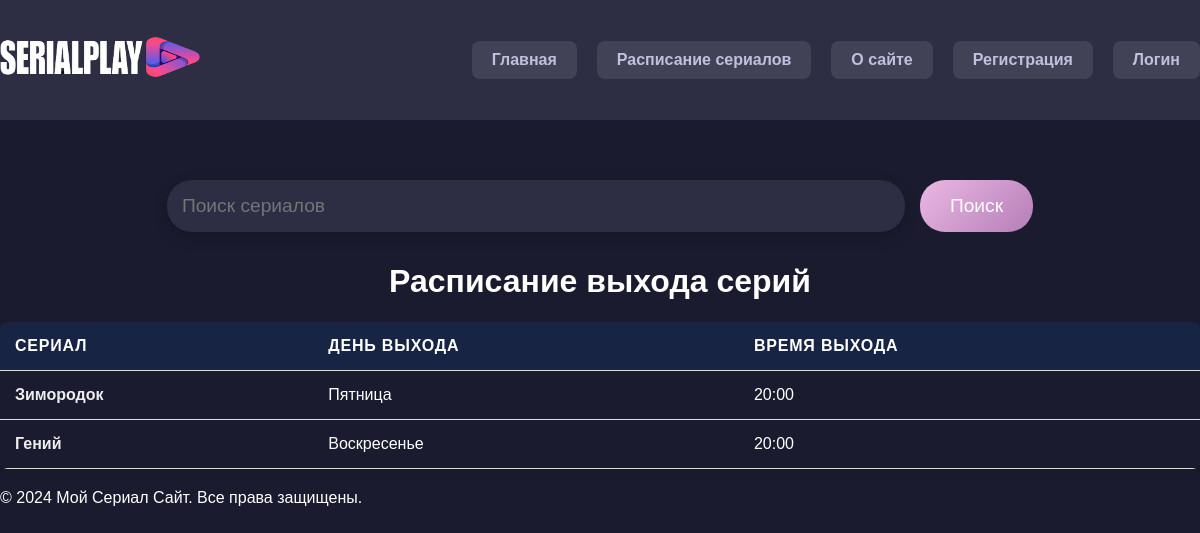
Page /schedule/ on the committed database.
### app_serires/models.py (models this page shows, shortened)
class ReleaseSchedule(models.Model):
    DAYS_OF_WEEK = [
        ('mon', 'Понедельник'),
        ('tue', 'Вторник'),
        ('wed', 'Среда'),
        ('thu', 'Четверг'),
        ('fri', 'Пятница'),
        ('sat', 'Суббота'),
        ('sun', 'Воскресенье'),
    ]
    series = models.ForeignKey(Series, on_delete=models.CASCADE, related_name='release_schedules')
    release_day = models.CharField(max_length=3, choices=DAYS_OF_WEEK, default='mon')
    release_time = models.TimeField()  # Время выхода серии

class Series(models.Model):
    title = models.CharField(max_length=255)
    description = models.TextField()
    genres = models.ManyToManyField(Genre, related_name='series')
    country = models.ForeignKey(Country, on_delete=models.SET_NULL, null=True)
    popularity = models.PositiveIntegerField(default=0)
    poster_url = models.URLField(blank=True)
    rating = models.FloatField(default=0)
    release_year = models.PositiveIntegerField(null=True, blank=True)
    clicks = models.IntegerField(default=0)

### app_serires/views.py (the view)
# urls.py: path('schedule/', views.schedule_view, name='schedule'),
def schedule_view(request):
    schedules = ReleaseSchedule.objects.select_related('series').all()
    return render(request, 'schedule.html', {'schedules': schedules})

### templates/schedule.html (shortened to what this page needs)
{% extends 'base.html' %}
{% block content %}
<h1 style="text-align: center; color: #ffffff;">Расписание выхода серий</h1>
<table>
    <thead>
        <tr>
            <th>Сериал</th>
            <th>День выхода</th>
            <th>Время выхода</th>
        </tr>
    </thead>
    <tbody>
        {% for schedule in schedules %}
        <tr>
            <td><a href="{% url 'series_detail' schedule.series.id %}">{{ schedule.series.title }}</a></td>
            <td>{{ schedule.get_release_day_display }}</td>
            <td>{{ schedule.release_time|date:"H:i" }}</td>
        </tr>
        {% endfor %}
    </tbody>
</table>
{% endblock %}

### templates/base.html (shortened to what this page needs)
{% load static %}
<!DOCTYPE html>
<html lang="ru">
<head>
    <link rel="stylesheet" href="{% static 'css/base.css' %}">
</head>
<body>
    <nav class="navbar">
        <div class="container">
            <a href="{% url 'home' %}" class="navbar-brand">
                <img src="{% static 'images/logo1.png' %}" alt="SerialPlay Logo" style="height: 40px; width: 200px;">
            </a>
            <ul class="navbar-nav">
                <li><a href="{% url 'home' %}">Главная</a></li>
                <li><a href="{% url 'schedule' %}">Расписание сериалов</a></li>
                <li><a href="{% url 'about' %}">О сайте</a></li>
                {% if not user.is_authenticated %}
                    <li><a href="{% url 'register' %}">Регистрация</a></li>
                    <li><a href="{% url 'login' %}">Логин</a></li>
                {% else %}
                    <li><span>Привет, {{ user.username }}!</span></li>
                    <li><a href="{% url 'logout' %}">Выход</a></li>
                {% endif %}
            </ul>
        </div>
    </nav>
<form class="search-form" id="search-form">
    <input type="text" name="q" id="search-input" placeholder="Поиск сериалов" aria-label="Search" required>
    <button type="submit">Поиск</button>
</form>
    <div class="container">
        {% block content %}
        {% endblock %}
    </div>
    <footer>
        <div class="container">
            <p>&copy; 2024 Мой Сериал Сайт. Все права защищены.</p>
        </div>
    </footer>
</body>
</html>

### static/css/base.css (style rules this page uses)
body { background-color: #1b1b2f; color: #ffffff; font-family: 'Arial', sans-serif; margin: 0; padding: 0; }
.navbar { background-color: #2d2d44; padding: 15px 0; position: relative; }
.navbar .container { display: flex; justify-content: space-between; align-items: center; flex-wrap: wrap; }
.navbar-brand { color: #ffffff; font-size: 1.5em; text-transform: uppercase; text-decoration: none; margin-right: 20px; }
.navbar-nav { list-style: none; display: flex; gap: 20px; flex-wrap: wrap; }
.navbar-nav li a { color: #c0c0df; text-decoration: none; font-size: 1em; padding: 5px 10px; }
.search-form { display: flex; justify-content: center; margin-top: 50px; padding: 10px; }
.search-form input[type="text"] { width: 60%; padding: 15px; border: none; border-radius: 25px; background-color: #2d2d44; color: #ffffff; font-size: 1.2em; box-shadow: 0 5px 15px rgba(0, 0, 0, 0.2); outline: none; transition: width 0.4s ease; }
.search-form button { padding: 15px 30px; margin-left: 15px; border: none; border-radius: 25px; background-color: #ff79c6; color: #ffffff; font-size: 1.2em; cursor: pointer; transition: background-color 0.3s ease, transform 0.3s ease; }

### templates/schedule.html (style rules this page uses)
table { width: 100%; border-collapse: collapse; margin: 20px 0; background-color: transparent; box-shadow: 0 4px 10px rgba(0, 0, 0, 0.1); border-radius: 8px; overflow: hidden; }
th, td { padding: 15px; text-align: left; border-bottom: 1px solid #dddddd; }
th { background-color: rgba(0, 123, 255, 0.1); color: #ffffff; text-transform: uppercase; letter-spacing: 0.05em; }
a { text-decoration: none; color: #007bff; font-weight: bold; }
a { color: #EDEDED; text-decoration: none; transition: color 0.3s; }
ul { list-style-type: none; padding: 0; }
li { background: rgba(255, 255, 255, 0.1); margin: 10px 0; padding: 10px; border-radius: 8px; }
button { background: linear-gradient(135deg, #EAB8E4, #B57EB6); color: #2E1A47; border: none; padding: 10px 15px; border-radius: 5px; cursor: pointer; transition: background 0.3s, transform 0.3s; }

### rows in the picture
ReleaseSchedule: series "Зимородок", release_day "Пятница", release_time "20:00"
ReleaseSchedule: series "Гений", release_day "Воскресенье", release_time "20:00"
